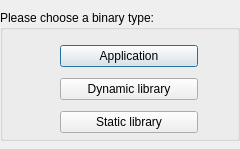
<?xml version="1.0" encoding="UTF-8"?>
<ui version="4.0">
 <class>Dialog</class>
 <widget class="QDialog" name="Dialog">
  <property name="geometry">
   <rect>
    <x>0</x>
    <y>0</y>
    <width>240</width>
    <height>149</height>
   </rect>
  </property>
  <property name="windowTitle">
   <string>Dialog</string>
  </property>
  <widget class="QGroupBox" name="groupBox">
   <property name="geometry">
    <rect>
     <x>0</x>
     <y>10</y>
     <width>240</width>
     <height>131</height>
    </rect>
   </property>
   <property name="title">
    <string>Please choose a binary type:</string>
   </property>
   <widget class="QWidget" name="layoutWidget">
    <property name="geometry">
     <rect>
      <x>60</x>
      <y>30</y>
      <width>138</width>
      <height>100</height>
     </rect>
    </property>
    <layout class="QVBoxLayout" name="verticalLayout">
     <item>
      <widget class="QPushButton" name="pushButton">
       <property name="text">
        <string>Application</string>
       </property>
      </widget>
     </item>
     <item>
      <widget class="QPushButton" name="pushButton_2">
       <property name="text">
        <string>Dynamic library</string>
       </property>
      </widget>
     </item>
     <item>
      <widget class="QPushButton" name="pushButton_3">
       <property name="text">
        <string>Static library</string>
       </property>
      </widget>
     </item>
    </layout>
   </widget>
  </widget>
 </widget>
 <resources/>
 <connections/>
</ui>
